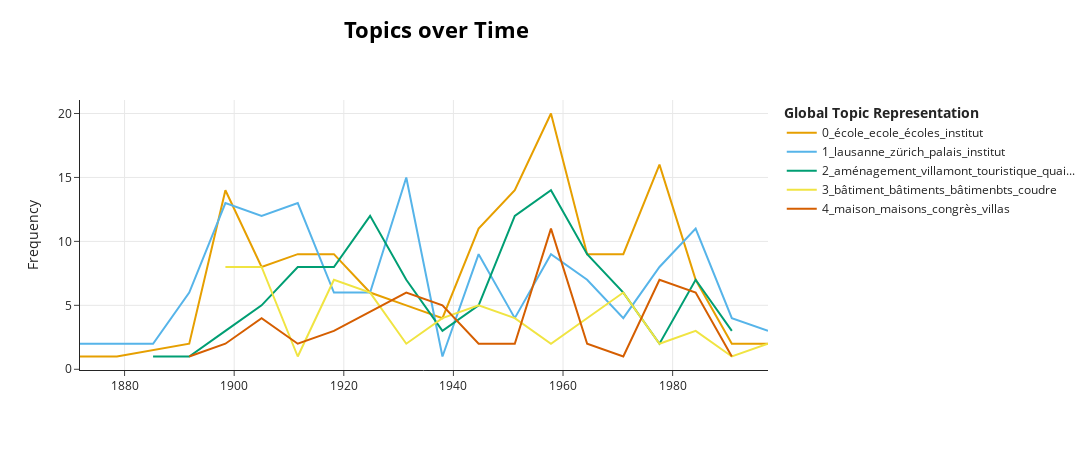

Notebook cell for this chart:
### Code cell
topic_model.visualize_topics_over_time(topics_over_time, top_n_topics=5)

### Figure 1 — Plotly figure (JSON) as saved in the notebook; plotly's stock layout.template omitted (floating-point values rounded to 4 significant figures)
{"data": [{"hoverinfo": "text", "hovertext": ["<b>Topic 0</b><br>Words: ecole, école, écoles, institut, université", "<b>Topic 0</b><br>Words: école, ecole, écoles, horlogerie, institut", "<b>Topic 0</b><br>Words: école, ecole, écoles, université, berkeley", "<b>Topic 0</b><br>Words: école, ecole, écoles, institut, primaire", "<b>Topic 0</b><br>Words: ecole, école, écoles, institut, université", "<b>Topic 0</b><br>Words: école, ecole, écoles, institut, université", "<b>Topic 0</b><br>Words: école, ecole, écoles, agriculture, institut", "<b>Topic 0</b><br>Words: école, ecole, écoles, institut, université", "<b>Topic 0</b><br>Words: ecole, école, écoles, universitaire, universitaires", "<b>Topic 0</b><br>Words: ecole, école, écoles, institut, professionnelle", "<b>Topic 0</b><br>Words: école, ecole, écoles, supérieure, institut", "<b>Topic 0</b><br>Words: école, ecole, écoles, bankgeselschaft, supérieure", "<b>Topic 0</b><br>Words: école, ecole, écoles, institut, normale", "<b>Topic 0</b><br>Words: école, ecole, écoles, secondaire, universitaire", "<b>Topic 0</b><br>Words: école, ecole, écoles, régionale, université", "<b>Topic 0</b><br>Words: école, ecole, écoles, supérieure, commerciale", "<b>Topic 0</b><br>Words: collège, universitaire, universitaires, université, renens", "<b>Topic 0</b><br>Words: école, ecole, écoles, institut, supérieure", "<b>Topic 0</b><br>Words: ecole, école, écoles, économique, commerciale"], "marker": {"color": "#E69F00"}, "mode": "lines", "name": "0_école_ecole_écoles_institut", "type": "scatter", "x": [1872.0, 1879.0, 1892.0, 1898.0, 1905, 1912.0, 1918.0, 1925.0, 1931.0, 1938, 1945.0, 1951.0, 1958.0, 1964.0, 1971, 1978.0, 1984.0, 1991.0, 1997.0], "y": [1, 1, 2, 14, 8, 9, 9, 6, 5, 4, 11, 14, 20, 9, 9, 16, 7, 2, 2]}, {"hoverinfo": "text", "hovertext": ["<b>Topic 1</b><br>Words: lausanne, vieillesse, palais, hospice, tribunal", "<b>Topic 1</b><br>Words: lausanne, zürich, institut, ecole, école", "<b>Topic 1</b><br>Words: lausanne, zürich, cantonal, ecole, école", "<b>Topic 1</b><br>Words: lausanne, zürich, palais, monument, cantonal", "<b>Topic 1</b><br>Words: lausanne, zürich, tramways, cantonal, cantonale", "<b>Topic 1</b><br>Words: lausanne, zürich, construction, cathédrale, ecole", "<b>Topic 1</b><br>Words: lausanne, palais, zürich, etienne, pontaise", "<b>Topic 1</b><br>Words: lausanne, zürich, institut, palais, société", "<b>Topic 1</b><br>Words: lausanne, hospice, zürich, palais, société", "<b>Topic 1</b><br>Words: lausanne, zürich, institut, cantonal, instituts", "<b>Topic 1</b><br>Words: lausanne, zürich, nouveaux, cantonal, cantonale", "<b>Topic 1</b><br>Words: lausannee, lausanne, zürich, école, ecole", "<b>Topic 1</b><br>Words: lausanne, zürich, etienne, école, ecole", "<b>Topic 1</b><br>Words: lausanne, zürich, zurich, école, ecole", "<b>Topic 1</b><br>Words: lausanne, zürich, ecole, école, urbanisme", "<b>Topic 1</b><br>Words: lausanne, conservatoire, musique, zürich, ecole", "<b>Topic 1</b><br>Words: lausanne, zürich, werkhof, cantonal, cantonales", "<b>Topic 1</b><br>Words: lausanne, zürich, cantonal, cantonale, palais", "<b>Topic 1</b><br>Words: lausanne, zürich, institut, etienne, école", "<b>Topic 1</b><br>Words: lausanne, zürich, école, ecole, palais"], "marker": {"color": "#56B4E9"}, "mode": "lines", "name": "1_lausanne_zürich_palais_institut", "type": "scatter", "x": [1872.0, 1879.0, 1885.0, 1892.0, 1898.0, 1905, 1912.0, 1918.0, 1925.0, 1931.0, 1938, 1945.0, 1951.0, 1958.0, 1964.0, 1971, 1978.0, 1984.0, 1991.0, 1997.0], "y": [2, 2, 2, 6, 13, 12, 13, 6, 6, 15, 1, 9, 4, 9, 7, 4, 8, 11, 4, 3]}, {"hoverinfo": "text", "hovertext": ["<b>Topic 2</b><br>Words: rumine, édifice, campine, plans, lochgut", "<b>Topic 2</b><br>Words: agrandissement, kursaal, montreux, eaux, quais", "<b>Topic 2</b><br>Words: canal, danube, agrandissement, interlaken, kursaal", "<b>Topic 2</b><br>Words: aménagement, touristique, agrandissement, zürich, cantonale", "<b>Topic 2</b><br>Words: quais, mervelet, lotissement, touristique, agrandissement", "<b>Topic 2</b><br>Words: aménagement, agrandissement, touristique, quais, villamont", "<b>Topic 2</b><br>Words: aménagement, touristique, madeleine, cérésole, agrandissement", "<b>Topic 2</b><br>Words: aménagement, agrandissement, touristique, vernier, couvert", "<b>Topic 2</b><br>Words: aménagement, touristique, centre, agrandissement, village", "<b>Topic 2</b><br>Words: canal, lac, touristique, raccordement, transhélvétique", "<b>Topic 2</b><br>Words: aménagement, touristique, agrandissement, construction, montreux", "<b>Topic 2</b><br>Words: aménagement, agrandissement, aargauerstalden, perron, raccordement", "<b>Topic 2</b><br>Words: station, centrale, rurale, nouvelle, téléphonique", "<b>Topic 2</b><br>Words: aménagement, touristique, agrandissement, aargauerstalden, village", "<b>Topic 2</b><br>Words: quartier, quais, crochetan, sierre, bourg", "<b>Topic 2</b><br>Words: agrandissement, aménagement, réaménagement, touristique, parking", "<b>Topic 2</b><br>Words: aménagement, touristique, village, agrandissement, environnementale"], "marker": {"color": "#009E73"}, "mode": "lines", "name": "2_aménagement_villamont_touristique_quai...", "type": "scatter", "x": [1885.0, 1892.0, 1898.0, 1905, 1912.0, 1918.0, 1925.0, 1931.0, 1938, 1945.0, 1951.0, 1958.0, 1964.0, 1971, 1978.0, 1984.0, 1991.0], "y": [1, 1, 3, 5, 8, 8, 12, 7, 3, 5, 12, 14, 9, 6, 2, 7, 3]}, {"hoverinfo": "text", "hovertext": ["<b>Topic 3</b><br>Words: bâtiment, bâtiments, bâtimenbts, bâle, mustermesse", "<b>Topic 3</b><br>Words: bâtiment, scolaire, bâtiments, bâtimenbts, scolaires", "<b>Topic 3</b><br>Words: échantillons, mustermesse, bâtiments, bâtimenbts, bâle", "<b>Topic 3</b><br>Words: bâtiments, bâtiment, bâtimenbts, scolaire, scolaires", "<b>Topic 3</b><br>Words: bâtiment, bâtiments, bâtimenbts, voyageurs, coudre", "<b>Topic 3</b><br>Words: roche, scolaire, scolaires, bâtiment, bâtimenbts", "<b>Topic 3</b><br>Words: bâtiments, bâtiment, scolaire, scolaires, bâtimenbts", "<b>Topic 3</b><br>Words: coudre, bâtiment, neuchâtel, cormondrèche, bâtiments", "<b>Topic 3</b><br>Words: cormondrèche, coudre, scolaire, chapelle, funéraire", "<b>Topic 3</b><br>Words: scolaire, montreux, scolaires, bâtiment, bâtiments", "<b>Topic 3</b><br>Words: bâtiments, bâtiment, bâtimenbts, coudre, mustermesse", "<b>Topic 3</b><br>Words: bâtiments, bâtiment, bâtimenbts, police, monthey", "<b>Topic 3</b><br>Words: murtenhof, papeterie, fipoi, morat, ancienne", "<b>Topic 3</b><br>Words: corporatif, bâtiment, bâtiments, bâtimenbts, sion", "<b>Topic 3</b><br>Words: bâtiment, bâtiments, porrentruy, bâtimenbts, scolaire"], "marker": {"color": "#F0E442"}, "mode": "lines", "name": "3_bâtiment_bâtiments_bâtimenbts_coudre", "type": "scatter", "x": [1898.0, 1905, 1912.0, 1918.0, 1925.0, 1931.0, 1938, 1945.0, 1951.0, 1958.0, 1971, 1978.0, 1984.0, 1991.0, 1997.0], "y": [8, 8, 1, 7, 6, 2, 4, 5, 4, 2, 6, 2, 3, 1, 2]}, {"hoverinfo": "text", "hovertext": ["<b>Topic 4</b><br>Words: maison, maisons, école, montreux, commune", "<b>Topic 4</b><br>Words: maison, maisons, construction, villas, ouvrières", "<b>Topic 4</b><br>Words: maisons, maison, crèche, villas, campagne", "<b>Topic 4</b><br>Words: villas, maison, maisons, vaudoise, village", "<b>Topic 4</b><br>Words: maison, maisons, villas, crèche, lyon", "<b>Topic 4</b><br>Words: maisons, maison, villas, annexe, tourisme", "<b>Topic 4</b><br>Words: maison, maisons, école, crèche, villas", "<b>Topic 4</b><br>Words: maison, maisons, pratiques, sierre, villas", "<b>Topic 4</b><br>Words: villas, clinique, maisons, infantile, village", "<b>Topic 4</b><br>Words: maison, maisons, congrès, villas, communale", "<b>Topic 4</b><br>Words: européenne, maison, maisons, kirchgemeindehaus, tourisme", "<b>Topic 4</b><br>Words: maisons, maison, préfabriquées, pregassona, presbytère", "<b>Topic 4</b><br>Words: maison, maisons, personnes, communale, lavigny", "<b>Topic 4</b><br>Words: maison, maisons, tourisme, personnes, agées", "<b>Topic 4</b><br>Words: maison, maisons, crans, montana, feu"], "marker": {"color": "#D55E00"}, "mode": "lines", "name": "4_maison_maisons_congrès_villas", "type": "scatter", "x": [1892.0, 1898.0, 1905, 1912.0, 1918.0, 1931.0, 1938, 1945.0, 1951.0, 1958.0, 1964.0, 1971, 1978.0, 1984.0, 1991.0], "y": [1, 2, 4, 2, 3, 6, 5, 2, 2, 11, 2, 1, 7, 6, 1]}], "layout": {"height": 450, "hoverlabel": {"bgcolor": "white", "font": {"family": "Rockwell", "size": 16}}, "legend": {"title": {"text": "<b>Global Topic Representation"}}, "title": {"font": {"color": "Black", "size": 22}, "text": "<b>Topics over Time</b>", "x": 0.4, "xanchor": "center", "y": 0.95, "yanchor": "top"}, "width": 1250, "xaxis": {"showgrid": true}, "yaxis": {"showgrid": true, "title": {"text": "Frequency"}}}}
